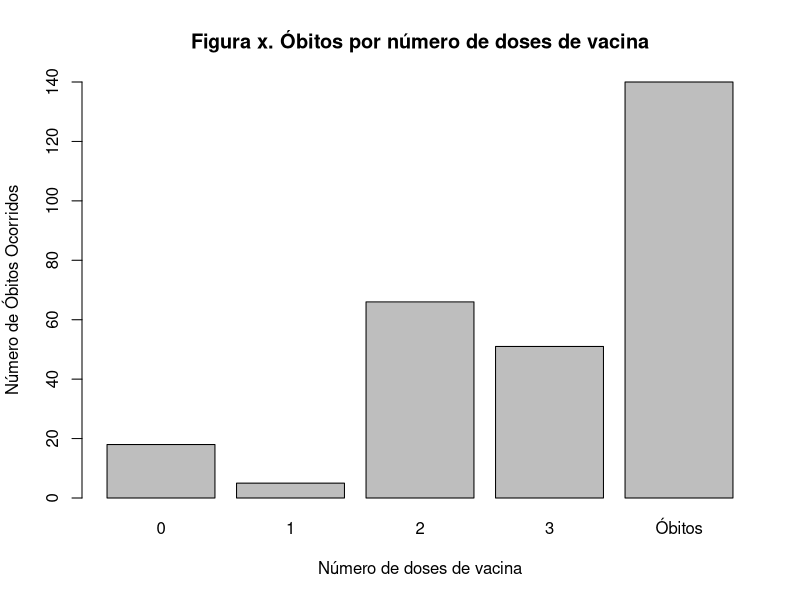

This figure's R source:
library(readxl)
library(dplyr)

worksheet <- read_excel("./dados/covid_19_bauru_mortes.xlsx", 
                        col_types = c("date", "text", "numeric", 
                                      "date","text","text", "date", "numeric")
                        )

doses_vacina = c()
i = j = 1
while (i <= nrow(worksheet)) {
  if(!is.na(worksheet$'doses_vacina'[i])) {
    doses_vacina [j] = worksheet$'doses_vacina'[i]
    j = j + 1
  }
  i = i + 1
}
morte_vacinados <- table(doses_vacina)
morte_vacinados
#doses_vacina
#  0  1  2  3 
# 18  5 66 51 

total_obito <- sum(morte_vacinados)
morte_vacinados[5] = total_obito
names(morte_vacinados) = c(0, 1, 2, 3, "Óbitos")

limite_y = max((unname(morte_vacinados)))
barplot(as.vector(morte_vacinados),
        main = "Figura x. Óbitos por número de doses de vacina",
        ylab = "Número de Óbitos Ocorridos", ylim = c(0,limite_y),
        xlab = "Número de doses de vacina",
        names.arg = names(morte_vacinados))


